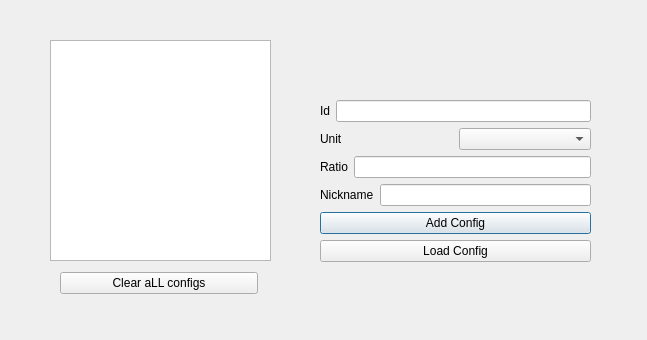
<?xml version="1.0" encoding="UTF-8"?>
<ui version="4.0">
 <class>MotorConf</class>
 <widget class="QDialog" name="MotorConf">
  <property name="geometry">
   <rect>
    <x>0</x>
    <y>0</y>
    <width>647</width>
    <height>340</height>
   </rect>
  </property>
  <property name="windowTitle">
   <string>Dialog</string>
  </property>
  <widget class="QWidget" name="layoutWidget">
   <property name="geometry">
    <rect>
     <x>320</x>
     <y>70</y>
     <width>271</width>
     <height>223</height>
    </rect>
   </property>
   <layout class="QVBoxLayout" name="verticalLayout_5">
    <item>
     <layout class="QVBoxLayout" name="verticalLayout">
      <item>
       <layout class="QHBoxLayout" name="horizontalLayout_12">
        <item>
         <widget class="QLabel" name="label_10">
          <property name="text">
           <string>Id</string>
          </property>
         </widget>
        </item>
        <item>
         <widget class="QLineEdit" name="lineEditId"/>
        </item>
       </layout>
      </item>
      <item>
       <layout class="QHBoxLayout" name="horizontalLayout">
        <item>
         <widget class="QLabel" name="label">
          <property name="text">
           <string>Unit</string>
          </property>
         </widget>
        </item>
        <item>
         <widget class="QComboBox" name="comboBoxUnit"/>
        </item>
       </layout>
      </item>
      <item>
       <layout class="QHBoxLayout" name="horizontalLayout_2">
        <item>
         <widget class="QLabel" name="label_2">
          <property name="text">
           <string>Ratio</string>
          </property>
         </widget>
        </item>
        <item>
         <widget class="QLineEdit" name="lineEditRatio"/>
        </item>
       </layout>
      </item>
      <item>
       <layout class="QHBoxLayout" name="horizontalLayout_3">
        <item>
         <widget class="QLabel" name="label_3">
          <property name="text">
           <string>Nickname</string>
          </property>
         </widget>
        </item>
        <item>
         <widget class="QLineEdit" name="lineEditNickname"/>
        </item>
       </layout>
      </item>
      <item>
       <widget class="QPushButton" name="pushButtonAddConfig">
        <property name="text">
         <string>Add Config</string>
        </property>
       </widget>
      </item>
      <item>
       <widget class="QPushButton" name="pushButtonLoadConfig">
        <property name="text">
         <string>Load Config</string>
        </property>
       </widget>
      </item>
     </layout>
    </item>
   </layout>
  </widget>
  <widget class="QWidget" name="layoutWidget_2">
   <property name="geometry">
    <rect>
     <x>60</x>
     <y>270</y>
     <width>198</width>
     <height>26</height>
    </rect>
   </property>
   <layout class="QHBoxLayout" name="horizontalLayout_4">
    <item>
     <widget class="QPushButton" name="pushButtonClearAll">
      <property name="text">
       <string>Clear aLL configs</string>
      </property>
     </widget>
    </item>
   </layout>
  </widget>
  <widget class="QTextBrowser" name="textBrowserConf">
   <property name="geometry">
    <rect>
     <x>50</x>
     <y>40</y>
     <width>221</width>
     <height>221</height>
    </rect>
   </property>
  </widget>
 </widget>
 <resources/>
 <connections/>
</ui>
